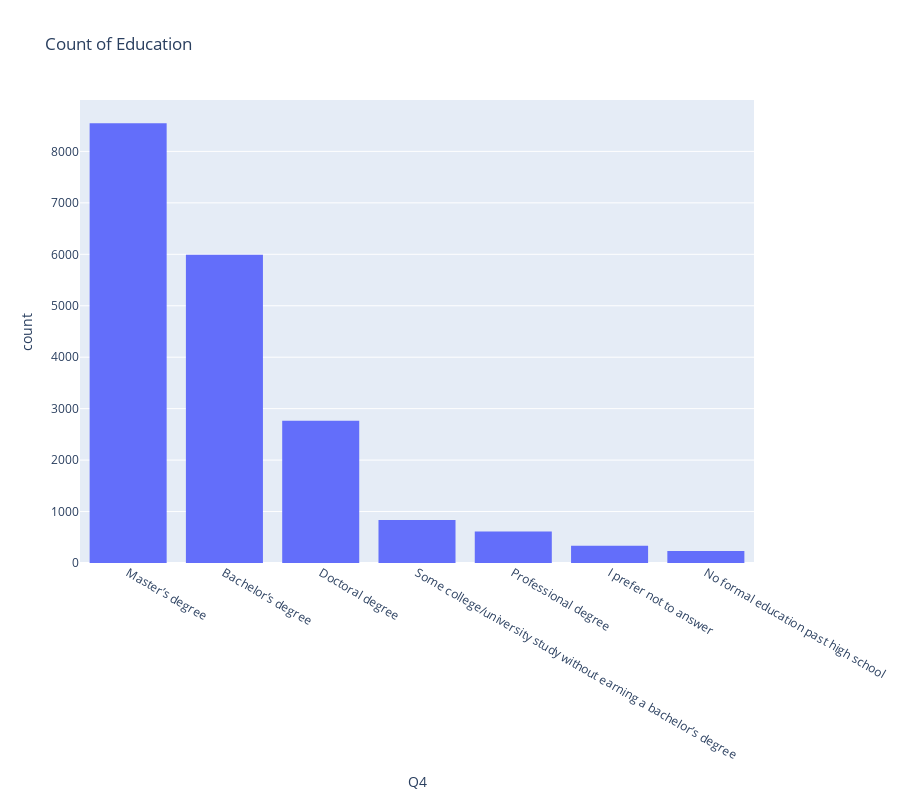

Notebook code cell kept with this figure:
### Markdown cell above
So we see that the most frequent age of DSML employees are between 25-29. I see two reasons why these values are considerbly higher than the others:
1. Data Science and Machine Learning is a relatively new discipline, and now there exist direct education paths to these fields, which is more accessible to younger people
2. Think about _where_ the data was collected from. Older people are perhaps less likely to use 'resource' sites like Kaggle becuase 1) They don't feel they need the learning experience and 2) Younger people are more common within social sites.

So far, we've just arbitrarily produced plots - perhaps a better plan is to perform a slightly more investigative analysis over the categories we outlined earlier. Let's do this with Education.

### Education Analysis

Produce two plots:
1. The participants' formal education
2. The count of formal education per gender. Display this is a grouped bar chart

### Code cell
fig = px.histogram(df, "Q4", height=800, title="Count of Education", labels={"value": "Education level"})
fig.update_layout(xaxis={'categoryorder':'total descending'})
fig.show()

### Figure 1 — Plotly figure (JSON) as saved in the notebook; plotly's stock layout.template omitted (floating-point values rounded to 4 significant figures; data arrays with more than 128 entries replaced by an {"elided": "..."} marker saying what was removed)
{"data": [{"alignmentgroup": "True", "bingroup": "x", "hovertemplate": "Q4=%{x}<br>count=%{y}<extra></extra>", "legendgroup": "", "marker": {"color": "#636efa", "pattern": {"shape": ""}}, "name": "", "offsetgroup": "", "orientation": "v", "showlegend": false, "type": "histogram", "x": {"elided": "19717 str values"}, "xaxis": "x", "yaxis": "y"}], "layout": {"barmode": "relative", "height": 800, "legend": {"tracegroupgap": 0}, "title": {"text": "Count of Education"}, "xaxis": {"anchor": "y", "categoryorder": "total descending", "domain": [0, 1], "title": {"text": "Q4"}}, "yaxis": {"anchor": "x", "domain": [0, 1], "title": {"text": "count"}}}}
